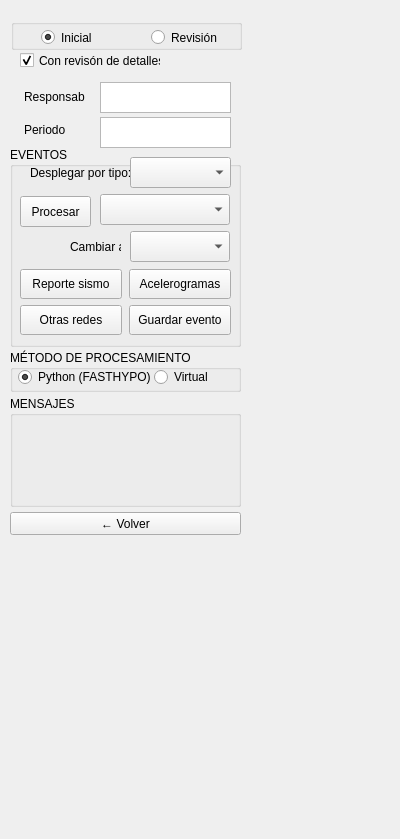
<?xml version="1.0" encoding="UTF-8"?>
<ui version="4.0">
 <class>Form</class>
 <widget class="QWidget" name="Form">
  <property name="geometry">
   <rect>
    <x>0</x>
    <y>0</y>
    <width>400</width>
    <height>839</height>
   </rect>
  </property>
  <property name="windowTitle">
   <string>Form</string>
  </property>
  <widget class="QLabel" name="label_7">
   <property name="geometry">
    <rect>
     <x>24</x>
     <y>120</y>
     <width>61</width>
     <height>20</height>
    </rect>
   </property>
   <property name="text">
    <string>Periodo</string>
   </property>
  </widget>
  <widget class="QGroupBox" name="cmbx_resposables_3">
   <property name="geometry">
    <rect>
     <x>11</x>
     <y>19</y>
     <width>231</width>
     <height>31</height>
    </rect>
   </property>
   <property name="title">
    <string/>
   </property>
   <widget class="QRadioButton" name="radioButton_revision">
    <property name="geometry">
     <rect>
      <x>140</x>
      <y>10</y>
      <width>82</width>
      <height>17</height>
     </rect>
    </property>
    <property name="text">
     <string>Revisión</string>
    </property>
   </widget>
   <widget class="QRadioButton" name="radioButton_inicial">
    <property name="geometry">
     <rect>
      <x>30</x>
      <y>10</y>
      <width>91</width>
      <height>17</height>
     </rect>
    </property>
    <property name="text">
     <string>Inicial</string>
    </property>
    <property name="checked">
     <bool>true</bool>
    </property>
   </widget>
  </widget>
  <widget class="QGroupBox" name="grupo_metodo_proc">
   <property name="geometry">
    <rect>
     <x>10</x>
     <y>350</y>
     <width>231</width>
     <height>42</height>
    </rect>
   </property>
   <property name="title">
    <string>MÉTODO DE PROCESAMIENTO</string>
   </property>
   <widget class="QRadioButton" name="rb_metodo_python">
    <property name="geometry">
     <rect>
      <x>8</x>
      <y>18</y>
      <width>132</width>
      <height>18</height>
     </rect>
    </property>
    <property name="toolTip">
     <string>Abre el subprograma Fases / FASTHYPO en Python directamente en el evento seleccionado y al cerrar vuelve a Procesamiento.</string>
    </property>
    <property name="text">
     <string>Python (FASTHYPO)</string>
    </property>
    <property name="checked">
     <bool>true</bool>
    </property>
   </widget>
   <widget class="QRadioButton" name="rb_metodo_virtual">
    <property name="geometry">
     <rect>
      <x>144</x>
      <y>18</y>
      <width>80</width>
      <height>18</height>
     </rect>
    </property>
    <property name="toolTip">
     <string>Usa el flujo clásico mediante la Máquina Virtual (ProcesoV2 / DOS).</string>
    </property>
    <property name="text">
     <string>Virtual</string>
    </property>
   </widget>
  </widget>
  <widget class="QPushButton" name="Btn_Salir">
   <property name="geometry">
    <rect>
     <x>10</x>
     <y>512</y>
     <width>231</width>
     <height>23</height>
    </rect>
   </property>
   <property name="text">
    <string>← Volver</string>
   </property>
  </widget>
  <widget class="QLabel" name="Lbl_directorio">
   <property name="enabled">
    <bool>true</bool>
   </property>
   <property name="geometry">
    <rect>
     <x>20</x>
     <y>540</y>
     <width>211</width>
     <height>20</height>
    </rect>
   </property>
   <property name="font">
    <font>
     <pointsize>10</pointsize>
    </font>
   </property>
   <property name="text">
    <string/>
   </property>
   <property name="alignment">
    <set>Qt::AlignJustify|Qt::AlignTop</set>
   </property>
  </widget>
  <widget class="QGroupBox" name="grupo_mensaje">
   <property name="geometry">
    <rect>
     <x>10</x>
     <y>396</y>
     <width>231</width>
     <height>111</height>
    </rect>
   </property>
   <property name="title">
    <string>MENSAJES</string>
   </property>
   <widget class="QLabel" name="Lbl_Mensajes">
    <property name="enabled">
     <bool>true</bool>
    </property>
    <property name="geometry">
     <rect>
      <x>10</x>
      <y>15</y>
      <width>211</width>
      <height>21</height>
     </rect>
    </property>
    <property name="font">
     <font>
      <family>Arial</family>
      <pointsize>10</pointsize>
      <weight>75</weight>
      <bold>true</bold>
     </font>
    </property>
    <property name="text">
     <string/>
    </property>
   </widget>
   <widget class="QLabel" name="Lbl_submensajes">
    <property name="enabled">
     <bool>true</bool>
    </property>
    <property name="geometry">
     <rect>
      <x>10</x>
      <y>40</y>
      <width>211</width>
      <height>61</height>
     </rect>
    </property>
    <property name="font">
     <font>
      <family>Arial</family>
      <pointsize>10</pointsize>
      <weight>75</weight>
      <bold>true</bold>
     </font>
    </property>
    <property name="text">
     <string/>
    </property>
   </widget>
  </widget>
  <widget class="QTextEdit" name="txt_horario">
   <property name="geometry">
    <rect>
     <x>100</x>
     <y>117</y>
     <width>131</width>
     <height>31</height>
    </rect>
   </property>
  </widget>
  <widget class="QTextEdit" name="txt_responsables">
   <property name="geometry">
    <rect>
     <x>100</x>
     <y>82</y>
     <width>131</width>
     <height>31</height>
    </rect>
   </property>
  </widget>
  <widget class="QGroupBox" name="grupo_carga">
   <property name="enabled">
    <bool>true</bool>
   </property>
   <property name="geometry">
    <rect>
     <x>10</x>
     <y>147</y>
     <width>231</width>
     <height>200</height>
    </rect>
   </property>
   <property name="title">
    <string>EVENTOS</string>
   </property>
   <widget class="QComboBox" name="cmbx_eventos">
    <property name="geometry">
     <rect>
      <x>90</x>
      <y>47</y>
      <width>130</width>
      <height>31</height>
     </rect>
    </property>
   </widget>
   <widget class="QComboBox" name="Cmb_bx_tipo_evento">
    <property name="geometry">
     <rect>
      <x>120</x>
      <y>84</y>
      <width>100</width>
      <height>31</height>
     </rect>
    </property>
   </widget>
   <widget class="QLabel" name="label_6">
    <property name="geometry">
     <rect>
      <x>60</x>
      <y>90</y>
      <width>51</width>
      <height>20</height>
     </rect>
    </property>
    <property name="text">
     <string>Cambiar a:</string>
    </property>
   </widget>
   <widget class="QPushButton" name="Btn_procesar">
    <property name="geometry">
     <rect>
      <x>10</x>
      <y>49</y>
      <width>71</width>
      <height>31</height>
     </rect>
    </property>
    <property name="text">
     <string>Procesar</string>
    </property>
   </widget>
   <widget class="QPushButton" name="Btn_reportar">
    <property name="geometry">
     <rect>
      <x>10</x>
      <y>122</y>
      <width>102</width>
      <height>30</height>
     </rect>
    </property>
    <property name="toolTip">
     <string>Generar reporte PDF individual del evento sísmico actual</string>
    </property>
    <property name="text">
     <string>Reporte sismo</string>
    </property>
   </widget>
   <widget class="QPushButton" name="Btn_acelerograma">
    <property name="geometry">
     <rect>
      <x>119</x>
      <y>122</y>
      <width>102</width>
      <height>30</height>
     </rect>
    </property>
    <property name="toolTip">
     <string>Seleccionar estaciones y generar reportes acelerográficos del evento</string>
    </property>
    <property name="text">
     <string>Acelerogramas</string>
    </property>
   </widget>
   <widget class="QPushButton" name="Btn_insertar">
    <property name="geometry">
     <rect>
      <x>10</x>
      <y>158</y>
      <width>102</width>
      <height>30</height>
     </rect>
    </property>
    <property name="toolTip">
     <string>Insertar datos del evento desde IGEPN, USGS u otras redes</string>
    </property>
    <property name="text">
     <string>Otras redes</string>
    </property>
   </widget>
   <widget class="QPushButton" name="Btn_eventos">
    <property name="geometry">
     <rect>
      <x>119</x>
      <y>158</y>
      <width>102</width>
      <height>30</height>
     </rect>
    </property>
    <property name="toolTip">
     <string>Guardar en disco los archivos del día</string>
    </property>
    <property name="text">
     <string>Guardar evento</string>
    </property>
   </widget>
   <widget class="QLabel" name="label_8">
    <property name="geometry">
     <rect>
      <x>20</x>
      <y>16</y>
      <width>100</width>
      <height>20</height>
     </rect>
    </property>
    <property name="text">
     <string>Desplegar por tipo:</string>
    </property>
   </widget>
   <widget class="QComboBox" name="cmbx_t_evento">
    <property name="geometry">
     <rect>
      <x>120</x>
      <y>10</y>
      <width>101</width>
      <height>31</height>
     </rect>
    </property>
   </widget>
  </widget>
  <widget class="QLabel" name="label_5">
   <property name="geometry">
    <rect>
     <x>24</x>
     <y>87</y>
     <width>61</width>
     <height>20</height>
    </rect>
   </property>
   <property name="text">
    <string>Responsable:</string>
   </property>
  </widget>
  <widget class="QCheckBox" name="checkBox_detalles">
   <property name="geometry">
    <rect>
     <x>20</x>
     <y>52</y>
     <width>141</width>
     <height>17</height>
    </rect>
   </property>
   <property name="text">
    <string>Con revisón de detalles</string>
   </property>
   <property name="checked">
    <bool>true</bool>
   </property>
  </widget>
 </widget>
 <resources/>
 <connections/>
</ui>
